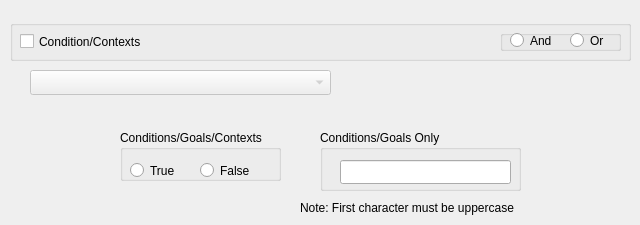
     <widget class="QWidget" name="tab_4">
      <attribute name="title">
       <string>Conditions/Contexts</string>
      </attribute>
      <widget class="QGroupBox" name="groupBox_83">
       <property name="geometry">
        <rect>
         <x>10</x>
         <y>20</y>
         <width>621</width>
         <height>41</height>
        </rect>
       </property>
       <property name="title">
        <string/>
       </property>
       <widget class="QCheckBox" name="Goal1CheckBox">
        <property name="geometry">
         <rect>
          <x>10</x>
          <y>10</y>
          <width>211</width>
          <height>23</height>
         </rect>
        </property>
        <property name="text">
         <string>Condition/Contexts</string>
        </property>
       </widget>
       <widget class="QGroupBox" name="groupBox_88">
        <property name="geometry">
         <rect>
          <x>490</x>
          <y>10</y>
          <width>121</width>
          <height>21</height>
         </rect>
        </property>
        <property name="title">
         <string/>
        </property>
        <widget class="QRadioButton" name="Goal1ANDRadioButton">
         <property name="geometry">
          <rect>
           <x>10</x>
           <y>0</y>
           <width>61</width>
           <height>21</height>
          </rect>
         </property>
         <property name="text">
          <string>And</string>
         </property>
        </widget>
        <widget class="QRadioButton" name="Goal1ORRadioButton">
         <property name="geometry">
          <rect>
           <x>70</x>
           <y>0</y>
           <width>61</width>
           <height>21</height>
          </rect>
         </property>
         <property name="text">
          <string>Or</string>
         </property>
        </widget>
       </widget>
      </widget>
      <widget class="QComboBox" name="Goal1ComboBox">
       <property name="enabled">
        <bool>false</bool>
       </property>
       <property name="geometry">
        <rect>
         <x>30</x>
         <y>70</y>
         <width>301</width>
         <height>25</height>
        </rect>
       </property>
      </widget>
      <widget class="QGroupBox" name="Goal1AndOrGroupBox">
       <property name="geometry">
        <rect>
         <x>120</x>
         <y>130</y>
         <width>161</width>
         <height>51</height>
        </rect>
       </property>
       <property name="title">
        <string>Conditions/Goals/Contexts</string>
       </property>
       <widget class="QRadioButton" name="Goal1TRUERadioButton">
        <property name="geometry">
         <rect>
          <x>10</x>
          <y>30</y>
          <width>61</width>
          <height>21</height>
         </rect>
        </property>
        <property name="text">
         <string>True</string>
        </property>
       </widget>
       <widget class="QRadioButton" name="Goal1FALSERadioButton">
        <property name="geometry">
         <rect>
          <x>80</x>
          <y>30</y>
          <width>61</width>
          <height>21</height>
         </rect>
        </property>
        <property name="text">
         <string>False</string>
        </property>
       </widget>
      </widget>
      <widget class="QGroupBox" name="CondValueGroupBox">
       <property name="geometry">
        <rect>
         <x>320</x>
         <y>130</y>
         <width>201</width>
         <height>61</height>
        </rect>
       </property>
       <property name="title">
        <string>Conditions/Goals Only</string>
       </property>
       <widget class="QLineEdit" name="Goal1LineEdit">
        <property name="geometry">
         <rect>
          <x>20</x>
          <y>30</y>
          <width>171</width>
          <height>24</height>
         </rect>
        </property>
       </widget>
      </widget>
      <widget class="QLabel" name="label_26">
       <property name="geometry">
        <rect>
         <x>300</x>
         <y>200</y>
         <width>251</width>
         <height>16</height>
        </rect>
       </property>
       <property name="text">
        <string>Note: First character must be uppercase</string>
       </property>
      </widget>
     </widget>
